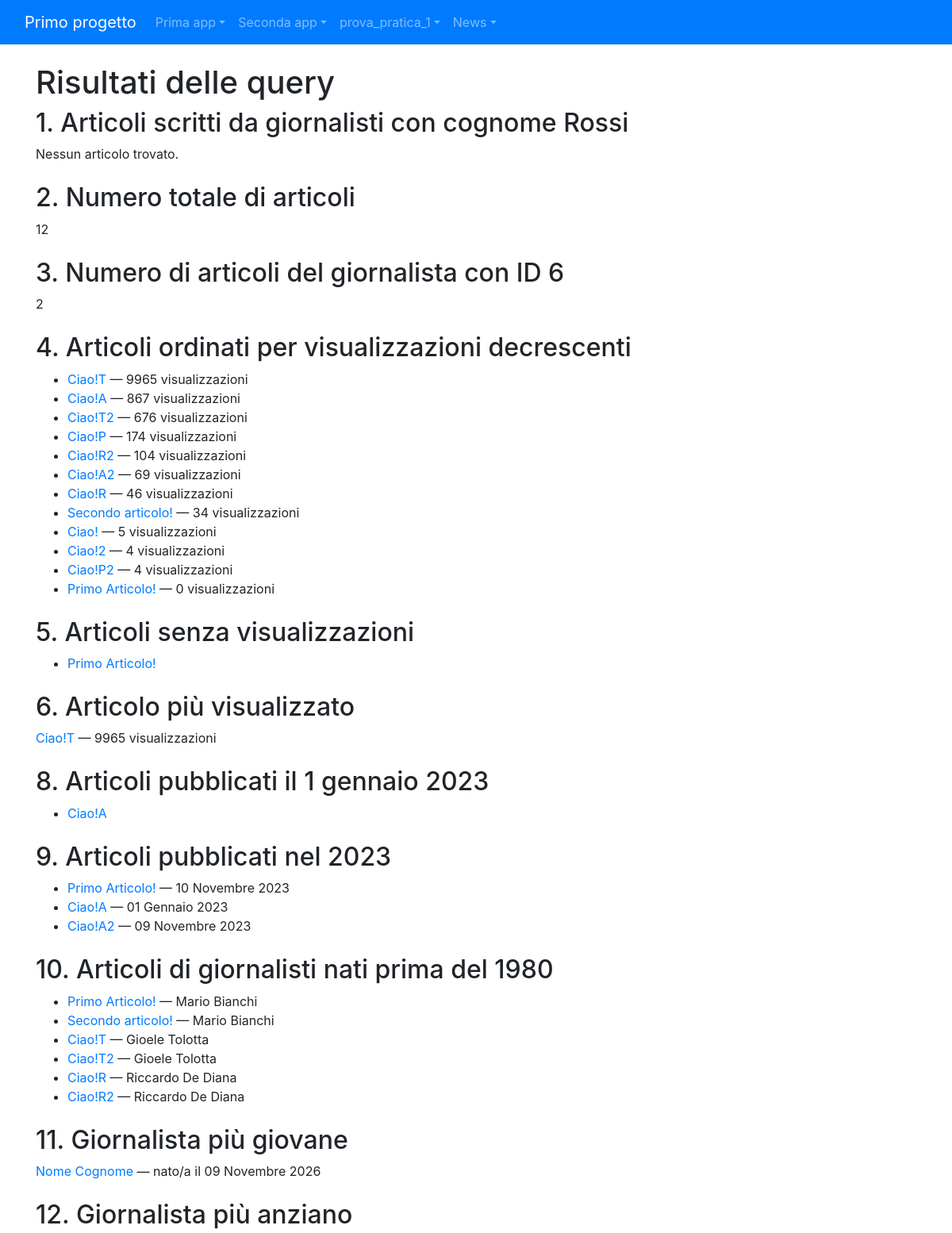
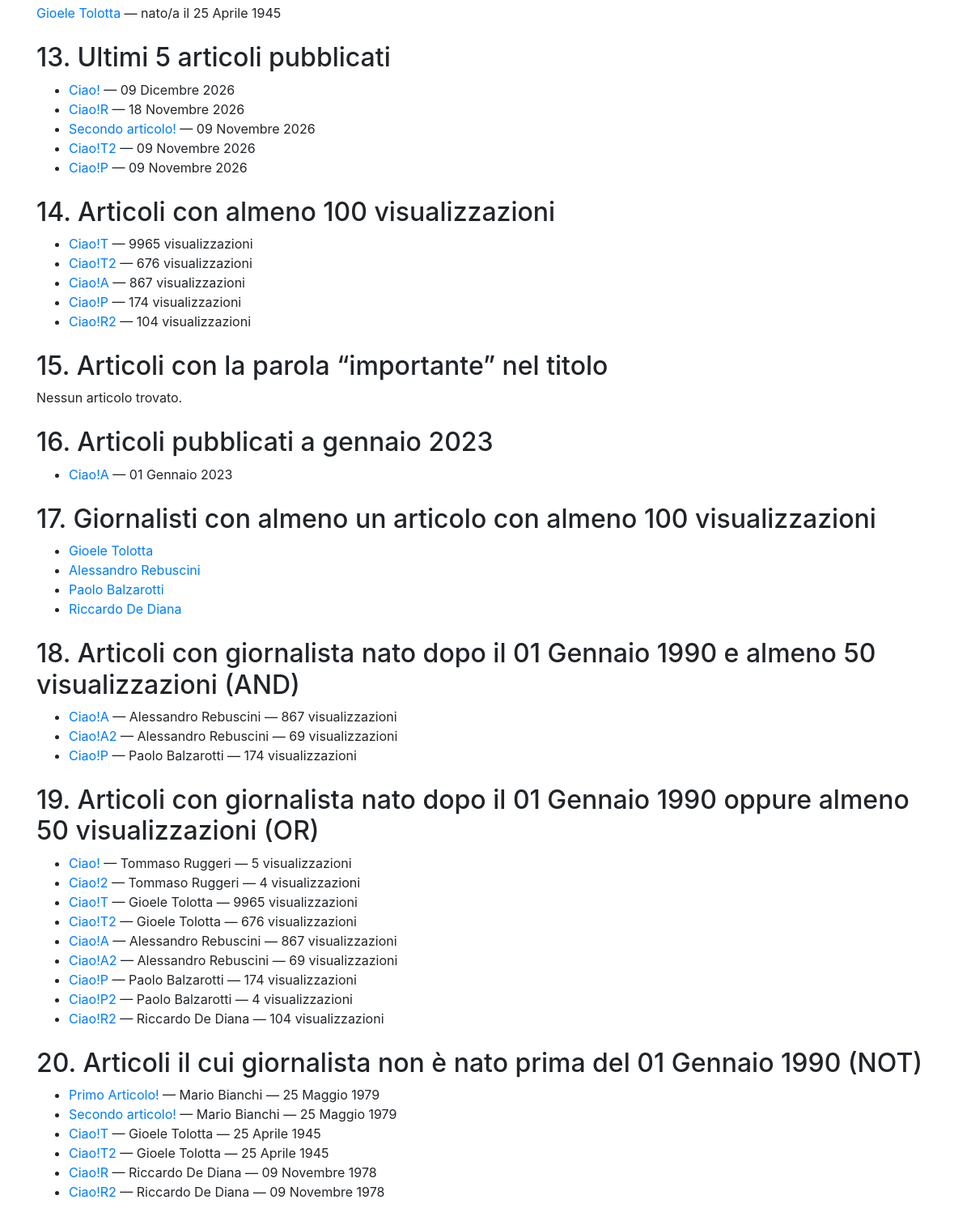
Page /news/query_base on the committed database (2 pictures, top to bottom).
### news/models.py (models this page shows, shortened)
class Articolo(models.Model):
    titolo=models.CharField(max_length=200)
    contenuto=models.TextField()
    giornalista=models.ForeignKey(Giornalista, on_delete=models.CASCADE, related_name="articoli")
    data=models.DateField( blank=True)
    visualizzazioni=models.IntegerField(default=0,blank=True)
    class Meta:
            verbose_name = "Articolo"
            verbose_name_plural = "Articoli"

class Giornalista(models.Model):
    nome=models.CharField(max_length=20)
    cognome=models.CharField(max_length=20)
    anno_di_nascita= models.DateField(blank=True)
    def __str__(self):
        return self.nome + " " +self.cognome
    class Meta:
        verbose_name = "Giornalista"
        verbose_name_plural = "Giornalisti"

### news/views.py (the view)
# urls.py: path("query_base",queryBase,name="query_base"),
def queryBase(request):
    articoli_cognome=Articolo.objects.filter(giornalista__cognome="Rossi")
    numero_totale_articoli=Articolo.objects.count()
    g1=Giornalista.objects.get(id=6)
    numero_articoli_g1=Articolo.objects.filter(giornalista=g1).count()
    articoli_ordinati=Articolo.objects.order_by("-visualizzazioni")
    articoli_senza_visualizzazioni=Articolo.objects.filter(visualizzazioni=0)
    articolo_piu_visualizzato = Articolo.objects.order_by('-visualizzazioni').first()
    articoli_del_giorno=Articolo.objects.filter(data=datetime.date(2023,1,1))
    articoli_periodo=Articolo.objects.filter(data__range=(datetime.date(2023,1,1),datetime.date(2023,12,31)))
    giornalisti_nati=Giornalista.objects.filter(anno_di_nascita__lt=datetime.date(1980,1,1))
    articoli_giornalisti = Articolo.objects.filter(giornalista__in=giornalisti_nati)
    giornalista_giovane=Giornalista.objects.order_by("-anno_di_nascita").first()
    giornalista_anziano=Giornalista.objects.order_by("anno_di_nascita").first()
    ultimi= Articolo.objects.order_by("-data")[:5]
    articoli_minime_visualizzazioni = Articolo.objects.filter(visualizzazioni__gte=100)
    articoli_parola = Articolo.objects.filter(titolo__icontains="importante")
    articoli_mese_anno=Articolo.objects.filter(data__month=1,data__year=2023)
    giornalisti_con_articoli_popolari=Giornalista.objects.filter(articoli__visualizzazioni__gte=100).distinct()
    """
    spiegazione dettagliata:
    Giornalista.objects: Inizia dalla classe del modello Giornalista.
    filter(articoli_visualizzazioni_gte=100): Utilizza il metodo filter() per filtrare i giornalisti
    in base al campo visualizzazioni nel modello Articolo. La notazione articoli_visualizzazioni indica
    che si sta seguendo la relazione inversa dalla classe Giornalista alla classe Articolo attraverso
    il campo ForeignKey giornalista nel modello Articolo.
    .distinct(): E' un metodo assicura che i risultati siano distinti, eliminando eventuali duplicati.
    In questo caso, ciò è utile perché un giornalista potrebbe essere associato a più articoli che soddisfano
    il criterio, e vogliamo ottenere solo una volta ogni giornalista che ha scritto almeno un articolo popolare.
    """
    data=datetime.date(1990,1,1)
    visualizzazioni=50
    articoli_con_and=Articolo.objects.filter(giornalista__anno_di_nascita__gt=data,visualizzazioni__gte=visualizzazioni)
    articoli_con_or=Articolo.objects.filter(Q(giornalista__anno_di_nascita__gt=data) | Q(visualizzazioni__gte=visualizzazioni))
    articoli_con_not = Articolo.objects.filter(Q(giornalista__anno_di_nascita__lt=data))
    context = {
        "articoli_cognome": articoli_cognome,
        "numero_totale_articoli": numero_totale_articoli,
        "numero_articoli_g1": numero_articoli_g1,
        "articoli_ordinati": articoli_ordinati,
        "articoli_senza_visualizzazioni": articoli_senza_visualizzazioni,
        "articolo_piu_visualizzato": articolo_piu_visualizzato,
        "articoli_del_giorno": articoli_del_giorno,
        "articoli_periodo": articoli_periodo,
        "articoli_giornalisti": articoli_giornalisti,
        "giornalista_giovane": giornalista_giovane,
        "giornalista_anziano": giornalista_anziano,
        "ultimi": ultimi,
        "articoli_minime_visualizzazioni": articoli_minime_visualizzazioni,
        "articoli_parola": articoli_parola,
        "articoli_mese_anno": articoli_mese_anno,
        "giornalisti_con_articoli_popolari": giornalisti_con_articoli_popolari,
        "articoli_con_and": articoli_con_and,
        "articoli_con_or": articoli_con_or,
        "articoli_con_not": articoli_con_not,
        "data_riferimento": data,
        "soglia_visualizzazioni": visualizzazioni,
    }
    return render(request, "news/query.html", context)

### news/templates/news/query.html (shortened to what this page needs)
{% extends "base.html" %}
{% block content %}
<h1>Risultati delle query</h1>
<section class="mb-4">
    <h2>1. Articoli scritti da giornalisti con cognome Rossi</h2>
    {% if articoli_cognome %}
        <ul>
            {% for articolo in articoli_cognome %}
                <li>
                    <a href="{% url 'news:articolo_detail' pk=articolo.pk %}">{{ articolo.titolo }}</a>
                    — {{ articolo.giornalista }}
                </li>
            {% endfor %}
        </ul>
    {% else %}
        <p>Nessun articolo trovato.</p>
    {% endif %}
</section>
<section class="mb-4">
    <h2>2. Numero totale di articoli</h2>
    <p>{{ numero_totale_articoli }}</p>
</section>
<section class="mb-4">
    <h2>3. Numero di articoli del giornalista con ID 6</h2>
    <p>{{ numero_articoli_g1 }}</p>
</section>
<section class="mb-4">
    <h2>4. Articoli ordinati per visualizzazioni decrescenti</h2>
    {% if articoli_ordinati %}
        <ul>
            {% for articolo in articoli_ordinati %}
                <li>
                    <a href="{% url 'news:articolo_detail' pk=articolo.pk %}">{{ articolo.titolo }}</a>
                    — {{ articolo.visualizzazioni }} visualizzazioni
                </li>
            {% endfor %}
        </ul>
    {% else %}
        <p>Nessun articolo trovato.</p>
    {% endif %}
</section>
<section class="mb-4">
    <h2>5. Articoli senza visualizzazioni</h2>
    {% if articoli_senza_visualizzazioni %}
        <ul>
            {% for articolo in articoli_senza_visualizzazioni %}
                <li><a href="{% url 'news:articolo_detail' pk=articolo.pk %}">{{ articolo.titolo }}</a></li>
            {% endfor %}
        </ul>
    {% else %}
        <p>Nessun articolo trovato.</p>
    {% endif %}
</section>
<section class="mb-4">
    <h2>6. Articolo più visualizzato</h2>
    {% if articolo_piu_visualizzato %}
        <p>
            <a href="{% url 'news:articolo_detail' pk=articolo_piu_visualizzato.pk %}">
                {{ articolo_piu_visualizzato.titolo }}
            </a>
            — {{ articolo_piu_visualizzato.visualizzazioni }} visualizzazioni
        </p>
    {% else %}
        <p>Non ci sono articoli.</p>
    {% endif %}
</section>
<section class="mb-4">
    <h2>8. Articoli pubblicati il 1 gennaio 2023</h2>
    {% if articoli_del_giorno %}
        <ul>
            {% for articolo in articoli_del_giorno %}
                <li><a href="{% url 'news:articolo_detail' pk=articolo.pk %}">{{ articolo.titolo }}</a></li>
            {% endfor %}
        </ul>
    {% else %}
        <p>Nessun articolo trovato.</p>
    {% endif %}
</section>
<section class="mb-4">
    <h2>9. Articoli pubblicati nel 2023</h2>
    {% if articoli_periodo %}
        <ul>
            {% for articolo in articoli_periodo %}
                <li>
                    <a href="{% url 'news:articolo_detail' pk=articolo.pk %}">{{ articolo.titolo }}</a>
                    — {{ articolo.data }}
                </li>
            {% endfor %}
        </ul>
    {% else %}
        <p>Nessun articolo trovato.</p>
    {% endif %}
</section>
<section class="mb-4">
    <h2>10. Articoli di giornalisti nati prima del 1980</h2>
    {% if articoli_giornalisti %}
        <ul>
            {% for articolo in articoli_giornalisti %}
                <li>
                    <a href="{% url 'news:articolo_detail' pk=articolo.pk %}">{{ articolo.titolo }}</a>
                    — {{ articolo.giornalista }}
                </li>
            {% endfor %}
        </ul>
    {% else %}
        <p>Nessun articolo trovato.</p>
    {% endif %}
</section>
<section class="mb-4">
    <h2>11. Giornalista più giovane</h2>
    {% if giornalista_giovane %}
        <p>
            <a href="{% url 'news:lista_articoli_giornalista' pk=giornalista_giovane.pk %}">
                {{ giornalista_giovane }}
            </a>
            — nato/a il {{ giornalista_giovane.anno_di_nascita }}
        </p>
    {% else %}
        <p>Non ci sono giornalisti.</p>
    {% endif %}
</section>
<section class="mb-4">
    <h2>12. Giornalista più anziano</h2>
    {% if giornalista_anziano %}
        <p>
            <a href="{% url 'news:lista_articoli_giornalista' pk=giornalista_anziano.pk %}">
                {{ giornalista_anziano }}
            </a>
            — nato/a il {{ giornalista_anziano.anno_di_nascita }}
        </p>
    {% else %}
        <p>Non ci sono giornalisti.</p>
    {% endif %}
</section>
<section class="mb-4">
    <h2>13. Ultimi 5 articoli pubblicati</h2>
    {% if ultimi %}
        <ul>
            {% for articolo in ultimi %}
                <li>
                    <a href="{% url 'news:articolo_detail' pk=articolo.pk %}">{{ articolo.titolo }}</a>
                    — {{ articolo.data }}
                </li>
            {% endfor %}
        </ul>
    {% else %}
        <p>Nessun articolo trovato.</p>
    {% endif %}
</section>
<section class="mb-4">
    <h2>14. Articoli con almeno 100 visualizzazioni</h2>
    {% if articoli_minime_visualizzazioni %}
        <ul>
            {% for articolo in articoli_minime_visualizzazioni %}
                <li>
                    <a href="{% url 'news:articolo_detail' pk=articolo.pk %}">{{ articolo.titolo }}</a>
                    — {{ articolo.visualizzazioni }} visualizzazioni
                </li>
            {% endfor %}
        </ul>
    {% else %}
        <p>Nessun articolo trovato.</p>
    {% endif %}
</section>
<section class="mb-4">
    <h2>15. Articoli con la parola “importante” nel titolo</h2>
    {% if articoli_parola %}
        <ul>
            {% for articolo in articoli_parola %}
                <li><a href="{% url 'news:articolo_detail' pk=articolo.pk %}">{{ articolo.titolo }}</a></li>
            {% endfor %}
        </ul>
    {% else %}
        <p>Nessun articolo trovato.</p>
    {% endif %}
</section>
<section class="mb-4">
    <h2>16. Articoli pubblicati a gennaio 2023</h2>
    {% if articoli_mese_anno %}
        <ul>
            {% for articolo in articoli_mese_anno %}
                <li>
                    <a href="{% url 'news:articolo_detail' pk=articolo.pk %}">{{ articolo.titolo }}</a>
                    — {{ articolo.data }}
                </li>
            {% endfor %}
        </ul>
    {% else %}
        <p>Nessun articolo trovato.</p>
    {% endif %}
</section>
<section class="mb-4">
    <h2>17. Giornalisti con almeno un articolo con almeno 100 visualizzazioni</h2>
    {% if giornalisti_con_articoli_popolari %}
        <ul>
            {% for giornalista in giornalisti_con_articoli_popolari %}
                <li>
                    <a href="{% url 'news:lista_articoli_giornalista' pk=giornalista.pk %}">
                        {{ giornalista }}
                    </a>
                </li>
            {% endfor %}
        </ul>
    {% else %}
        <p>Nessun giornalista trovato.</p>
    {% endif %}
</section>
<section class="mb-4">
    <h2>18. Articoli con giornalista nato dopo il {{ data_riferimento }} e almeno {{ soglia_visualizzazioni }} visualizzazioni (AND)</h2>
    {% if articoli_con_and %}
        <ul>
            {% for articolo in articoli_con_and %}
                <li>
                    <a href="{% url 'news:articolo_detail' pk=articolo.pk %}">{{ articolo.titolo }}</a>
                    — {{ articolo.giornalista }} — {{ articolo.visualizzazioni }} visualizzazioni
                </li>
            {% endfor %}
        </ul>
    {% else %}
        <p>Nessun articolo trovato.</p>
    {% endif %}
</section>
<section class="mb-4">
    <h2>19. Articoli con giornalista nato dopo il {{ data_riferimento }} oppure almeno {{ soglia_visualizzazioni }} visualizzazioni (OR)</h2>
    {% if articoli_con_or %}
        <ul>
            {% for articolo in articoli_con_or %}
                <li>
                    <a href="{% url 'news:articolo_detail' pk=articolo.pk %}">{{ articolo.titolo }}</a>
                    — {{ articolo.giornalista }} — {{ articolo.visualizzazioni }} visualizzazioni
                </li>
            {% endfor %}
        </ul>
    {% else %}
        <p>Nessun articolo trovato.</p>
    {% endif %}
</section>
<section class="mb-4">
    <h2>20. Articoli il cui giornalista non è nato prima del {{ data_riferimento }} (NOT)</h2>
    {% if articoli_con_not %}
        <ul>
            {% for articolo in articoli_con_not %}
                <li>
                    <a href="{% url 'news:articolo_detail' pk=articolo.pk %}">{{ articolo.titolo }}</a>
                    — {{ articolo.giornalista }} — {{ articolo.giornalista.anno_di_nascita }}
                </li>
            {% endfor %}
        </ul>
    {% else %}
        <p>Nessun articolo trovato.</p>
    {% endif %}
</section>
{% endblock content %}

### rows in the picture
Articolo: titolo "Ciao!T", visualizzazioni "9965", giornalista "Gioele Tolotta", giornalista.anno_di_nascita "25 Aprile 1945"
Articolo: titolo "Ciao!A", visualizzazioni "867", data "01 Gennaio 2023", giornalista "Alessandro Rebuscini"
Articolo: titolo "Ciao!T2", visualizzazioni "676", giornalista "Gioele Tolotta", data "09 Novembre 2026", giornalista.anno_di_nascita "25 Aprile 1945"
Articolo: titolo "Ciao!P", visualizzazioni "174", data "09 Novembre 2026", giornalista "Paolo Balzarotti"
Articolo: titolo "Ciao!R2", visualizzazioni "104", giornalista "Riccardo De Diana", giornalista.anno_di_nascita "09 Novembre 1978"
Articolo: titolo "Ciao!A2", visualizzazioni "69", data "09 Novembre 2023", giornalista "Alessandro Rebuscini"
Articolo: titolo "Ciao!R", visualizzazioni "46", giornalista "Riccardo De Diana", data "18 Novembre 2026", giornalista.anno_di_nascita "09 Novembre 1978"
Articolo: titolo "Secondo articolo!", visualizzazioni "34", giornalista "Mario Bianchi", data "09 Novembre 2026", giornalista.anno_di_nascita "25 Maggio 1979"
Articolo: titolo "Ciao!", visualizzazioni "5", data "09 Dicembre 2026", giornalista "Tommaso Ruggeri"
Articolo: titolo "Ciao!2", visualizzazioni "4", giornalista "Tommaso Ruggeri"
Articolo: titolo "Ciao!P2", visualizzazioni "4", giornalista "Paolo Balzarotti"
Articolo: titolo "Primo Articolo!", visualizzazioni "0", data "10 Novembre 2023", giornalista "Mario Bianchi", giornalista.anno_di_nascita "25 Maggio 1979"
Giornalista: nome+cognome "Nome Cognome", anno_di_nascita "09 Novembre 2026"
Giornalista: nome+cognome "Gioele Tolotta", anno_di_nascita "25 Aprile 1945"
Giornalista: nome+cognome "Alessandro Rebuscini"
Giornalista: nome+cognome "Paolo Balzarotti"
Giornalista: nome+cognome "Riccardo De Diana"

### other values in the picture
{{ numero_totale_articoli }} "12"
{{ numero_articoli_g1 }} "2"
{{ data_riferimento }} "01 Gennaio 1990"
{{ soglia_visualizzazioni }} "50"
